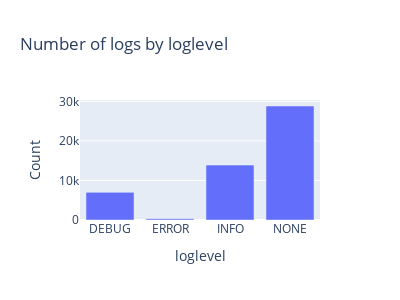

Here is the notebook cell this chart was saved with:
### Code cell
import plotly.express as px
import pandas as pd

res = %dql fetch logs, from:-3h | limit 50000 | summarize Count = count(), by: loglevel

df = pd.DataFrame(res)

fig = px.bar(df, x="loglevel", y="Count", title="Number of logs by loglevel", width=400, height=300)
fig.show()

### Figure 1 — Plotly figure (JSON) as saved in the notebook; plotly's stock layout.template omitted (floating-point values rounded to 4 significant figures)
{"data": [{"alignmentgroup": "True", "hovertemplate": "loglevel=%{x}<br>Count=%{y}<extra></extra>", "legendgroup": "", "marker": {"color": "#636efa", "pattern": {"shape": ""}}, "name": "", "offsetgroup": "", "orientation": "v", "showlegend": false, "textposition": "auto", "type": "bar", "x": ["DEBUG", "ERROR", "INFO", "NONE"], "xaxis": "x", "y": [6988, 315, 13875, 28822], "yaxis": "y"}], "layout": {"barmode": "relative", "height": 300, "legend": {"tracegroupgap": 0}, "title": {"text": "Number of logs by loglevel"}, "width": 400, "xaxis": {"anchor": "y", "domain": [0, 1], "title": {"text": "loglevel"}}, "yaxis": {"anchor": "x", "domain": [0, 1], "title": {"text": "Count"}}}}
